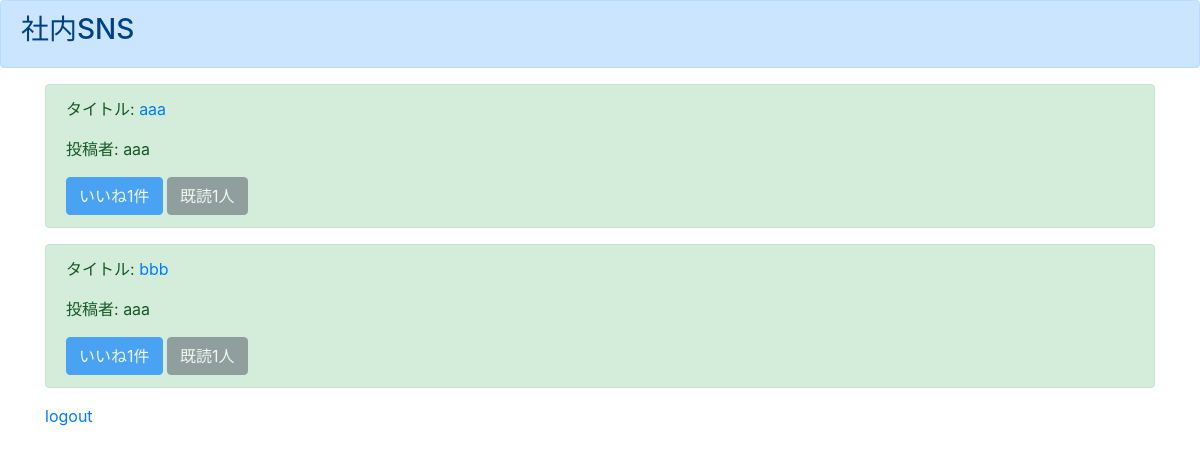
The app's page /list/ (signed in), older data.
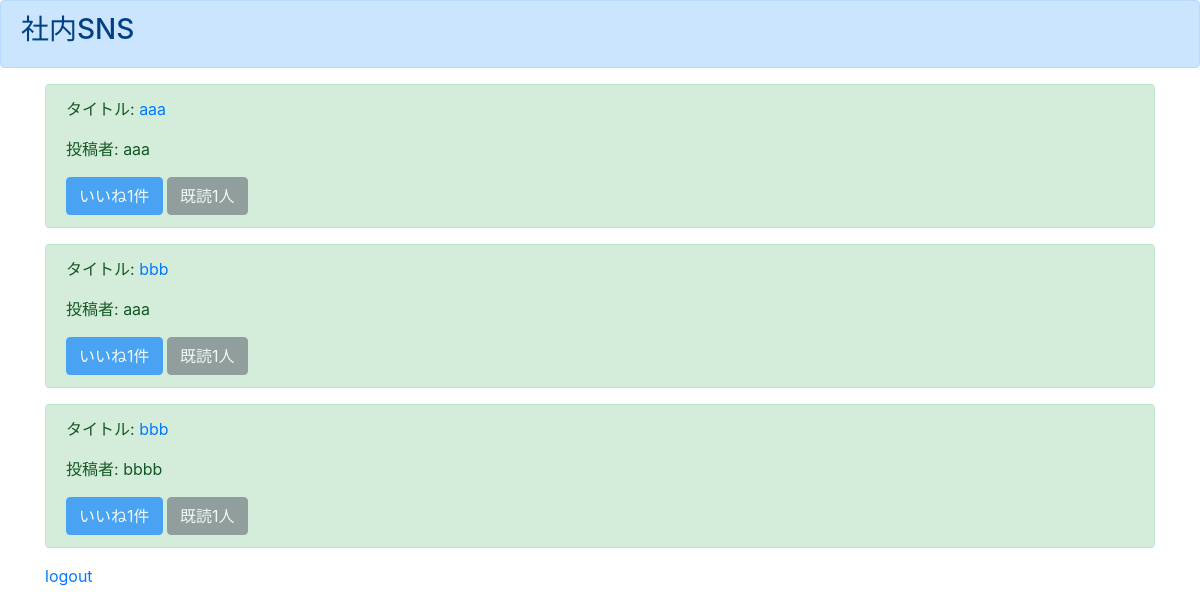
The same page, newer data.
### boardapp/models.py (models this page shows)
class BoardModel(models.Model):
    title = models.CharField(max_length=100)
    content = models.TextField()
    author = models.CharField(max_length=50)
    sns_image = models.ImageField(upload_to='')
    goods = models.IntegerField(null=True, blank=True, default=1)
    read = models.IntegerField(null=True, blank=True, default=1)
    readtext = models.TextField(null=True, blank=True, default='a')

### boardapp/views.py (the view)
# urls.py: path('list/', listfunc, name='list'),
@login_required
def listfunc(request):
    object_list = BoardModel.objects.all()
    return render(request, 'list.html', {'object_list':object_list})

### templates/list.html
{% extends 'base.html' %}
{% block header%}
<div class="alert alert-primary" role="alert">
   <h3>社内SNS</h3>
</div>
{% endblock header %}
{% block content %}
{% if user.is_authenticated %}
<div class="container">
    {% for item in object_list %}
    <div class="alert alert-success" role="alert">
        <p>タイトル: <a href="{% url 'detail' item.pk %}">{{item.title}}</a></p>
        <p>投稿者: {{item.author}}</p>
        <a href="#" class="btn btn-primary disabled" role="button" aria-disabled="true">いいね{{item.goods}}件</a>
        <a href="#" class="btn btn-secondary  disabled"  role="button" aria-disabled="true">既読{{item.read}}人</a>
    </div>
    {% endfor %}
    <a href="{% url 'logout' %}">logout</a>
</div>
{% else %}
ログインしてください
{% endif %}
{% endblock content %}

Row changes from the older to the newer data that the page shows:
added BoardModel: title "bbb", author "bbbb", goods "1", read "1"
